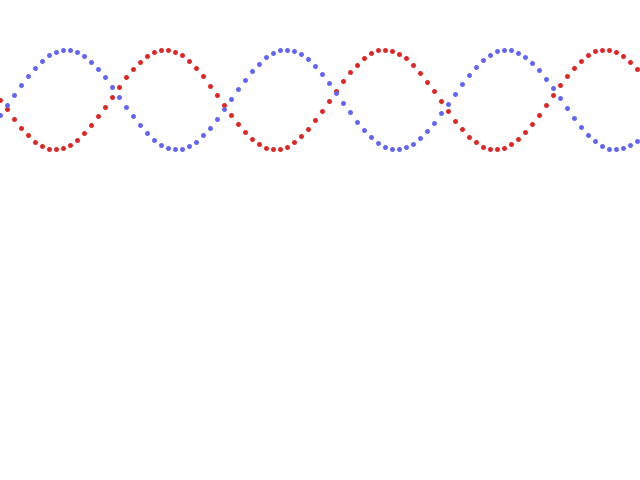
Frame 1 (no input)
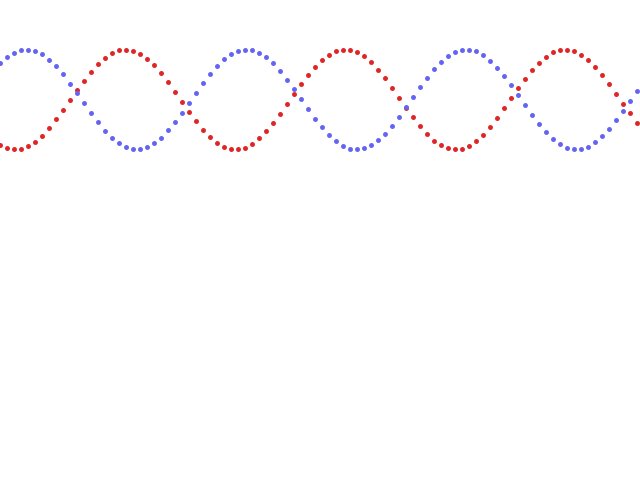
Frame 60 (the mouse pressed at the canvas centre just before this capture)
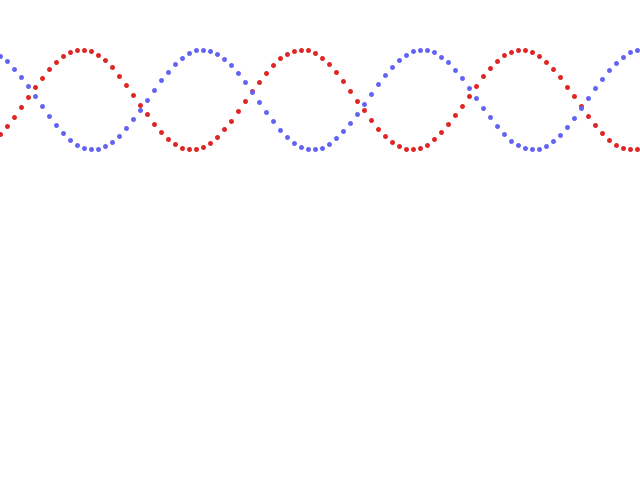
Frame 120 (the mouse held since frame 60 and released just before this capture)

The Processing sketch that drew these frames (run headless with seeded random() and noise(); from frame 60 on, the mouse is pressed at the canvas centre):

// Processing sketch: Programming_03_a
// ── Programming_03_a.pde
int frame = 0;
//float multiplier = 0.002;
int numberOfPoints = 100;
float xPos = 0;
float yPos = 0;
float angle = 0;
float amplitude = TWO_PI / 50;

void setup()
{
  size(640, 480);
  strokeWeight(5);
  frameRate(30);
}

void draw()
{
  background(255);
  stroke(223,37,37);

  for (int i = 0; i <= numberOfPoints; i = i + 1)
  {
    xPos = width / numberOfPoints * i;
    yPos = sin(i * 0.2 + angle)*50;
    point(xPos + i, yPos + 100);
  }

  stroke(100,100,244);

  for (int i = 0; i <= numberOfPoints; i = i + 1)
  {
    xPos = width / numberOfPoints * i;
    yPos = cos(i * 0.2 + angle + TWO_PI/5)*50;
    point(xPos + i, yPos + 100);
  }
  
  angle = angle + amplitude;

  //frame++;
}
